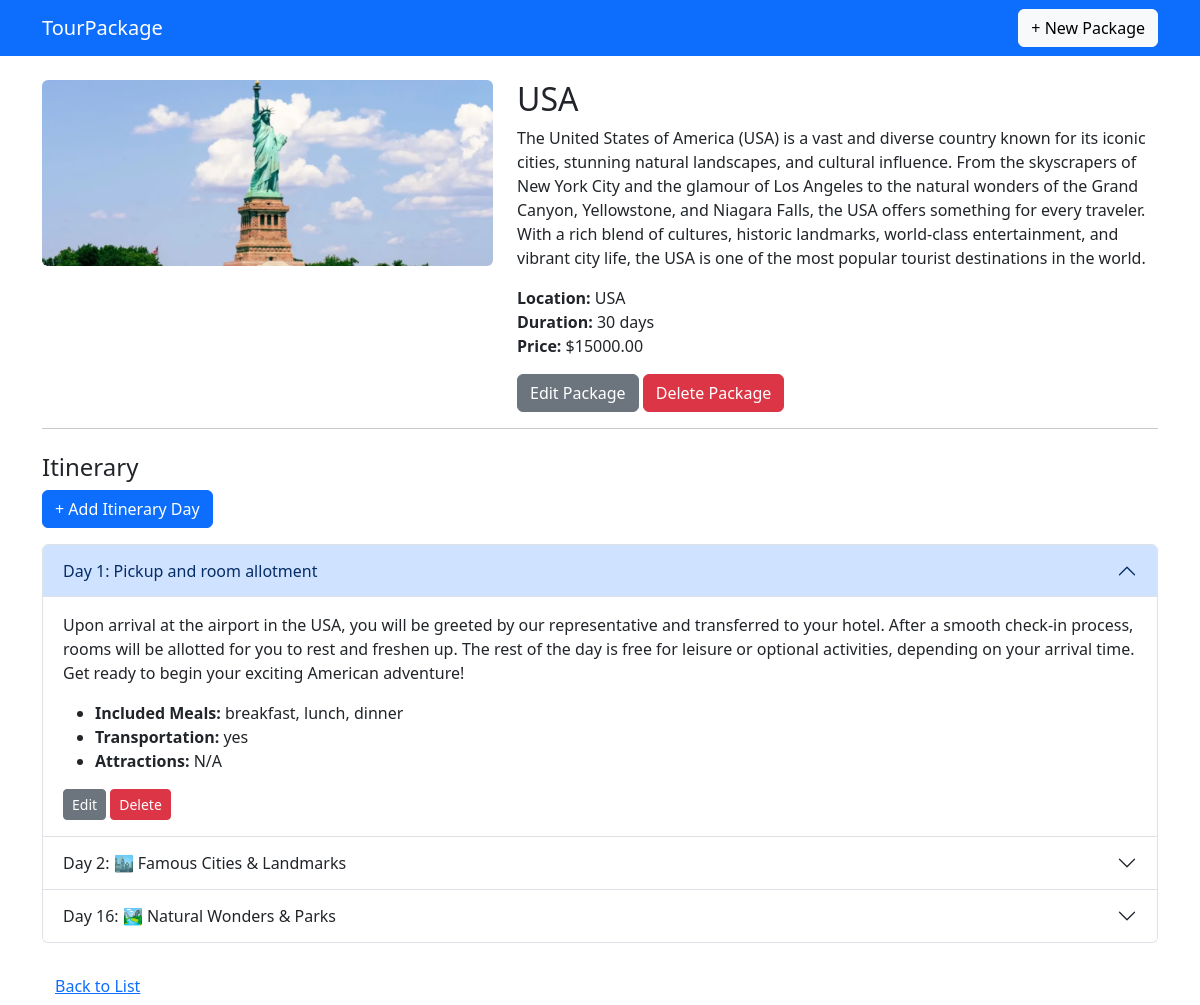
Page /package/7/ on the committed database.
### tours/models.py (models this page shows, shortened)
class TourPackage(models.Model):
    title = models.CharField(max_length=255)
    description = models.TextField()
    price = models.DecimalField(max_digits=10, decimal_places=2)
    duration = models.PositiveIntegerField(help_text="Duration in days")
    location = models.CharField(max_length=255)
    featured_image = models.ImageField(upload_to='tour_images/', blank=True, null=True)

class Itinerary(models.Model):
    tour_package = models.ForeignKey(TourPackage, related_name='itineraries', on_delete=models.CASCADE)
    day_number = models.PositiveIntegerField(help_text="Day number in the itinerary")
    title = models.CharField(max_length=255)
    description = models.TextField()
    included_meals = models.CharField(max_length=255, blank=True, help_text="Comma separated: breakfast, lunch, dinner")
    transportation = models.CharField(max_length=255, blank=True)
    attractions = models.TextField(help_text="Comma-separated attractions", blank=True)
    class Meta:
        unique_together = ('tour_package', 'day_number')
        ordering = ['day_number']

### tours/views.py (the view)
# urls.py: path('package/<int:pk>/', views.tour_package_detail, name='tour_package_detail'),
def tour_package_detail(request, pk):
    package = get_object_or_404(TourPackage, pk=pk)
    itineraries = package.itineraries.all()
    return render(request, 'tours/tour_package_detail.html', {'package': package, 'itineraries': itineraries})

### tours/templates/tours/tour_package_detail.html (shortened to what this page needs)
<!DOCTYPE html>
<html lang="en">
<head>
</head>
<body>
    {% extends "tours/base.html" %}
{% block content %}
<div class="row">
    <div class="col-md-5">
        {% if package.featured_image %}
        <img src="{{ package.featured_image.url }}" class="img-fluid rounded" alt="{{ package.title }}">
        {% endif %}
    </div>
    <div class="col-md-7">
        <h2>{{ package.title }}</h2>
        <p>{{ package.description }}</p>
        <ul class="list-unstyled">
            <li><strong>Location:</strong> {{ package.location }}</li>
            <li><strong>Duration:</strong> {{ package.duration }} days</li>
            <li><strong>Price:</strong> ${{ package.price }}</li>
        </ul>
        <a href="{% url 'tours:tour_package_update' package.pk %}" class="btn btn-secondary">Edit Package</a>
        <a href="{% url 'tours:tour_package_delete' package.pk %}" class="btn btn-danger">Delete Package</a>
    </div>
</div>
<hr>
<h4 class="mt-4">Itinerary</h4>
<a href="{% url 'tours:itinerary_create' package.pk %}" class="btn btn-primary mb-3">+ Add Itinerary Day</a>
<div class="accordion" id="itineraryAccordion">
    {% for item in itineraries %}
    <div class="accordion-item">
        <h2 class="accordion-header" id="heading{{ item.day_number }}">
            <button class="accordion-button {% if not forloop.first %}collapsed{% endif %}" type="button" data-bs-toggle="collapse" data-bs-target="#collapse{{ item.day_number }}" aria-expanded="{% if forloop.first %}true{% else %}false{% endif %}">
                Day {{ item.day_number }}: {{ item.title }}
            </button>
        </h2>
        <div id="collapse{{ item.day_number }}" class="accordion-collapse collapse {% if forloop.first %}show{% endif %}" aria-labelledby="heading{{ item.day_number }}" data-bs-parent="#itineraryAccordion">
            <div class="accordion-body">
                <p>{{ item.description }}</p>
                <ul>
                    <li><strong>Included Meals:</strong> {{ item.included_meals|default:"None" }}</li>
                    <li><strong>Transportation:</strong> {{ item.transportation|default:"N/A" }}</li>
                    <li><strong>Attractions:</strong> {{ item.attractions|default:"N/A" }}</li>
                </ul>
                <a href="{% url 'tours:itinerary_update' item.pk %}" class="btn btn-secondary btn-sm">Edit</a>
                <a href="{% url 'tours:itinerary_delete' item.pk %}" class="btn btn-danger btn-sm">Delete</a>
            </div>
        </div>
    </div>
    {% empty %}
    <p>No itinerary available for this package.</p>
    {% endfor %}
</div>
<a href="{% url 'tours:tour_package_list' %}" class="btn btn-link mt-4">Back to List</a>
{% endblock %}

### rows in the picture
TourPackage: featured_image (picture), title "USA", description "The United States of America (USA) is a vast and diverse country known for its iconic cities, stunning natural landscapes, and cultural influence. From the skyscrapers of New York City and the glamour of Los Angeles to the natural wonders of the Grand Canyon, Yellowstone, and Niagara Falls, the USA offers something for every traveler. With a rich blend of cultures, historic landmarks, world-class entertainment, and vibrant city life, the USA is one of the most popular tourist destinations in the world.", location "USA", duration "30", price "15000.00"
Itinerary: day_number "1", title "Pickup and room allotment", description "Upon arrival at the airport in the USA, you will be greeted by our representative and transferred to your hotel. After a smooth check-in process, rooms will be allotted for you to rest and freshen up. The rest of the day is free for leisure or optional activities, depending on your arrival time. Get ready to begin your exciting American adventure!", included_meals "breakfast, lunch, dinner", transportation "yes", attractions "N/A"
Itinerary: day_number "2", title "🏙️ Famous Cities & Landmarks"
Itinerary: day_number "16", title "🏞️ Natural Wonders & Parks"
